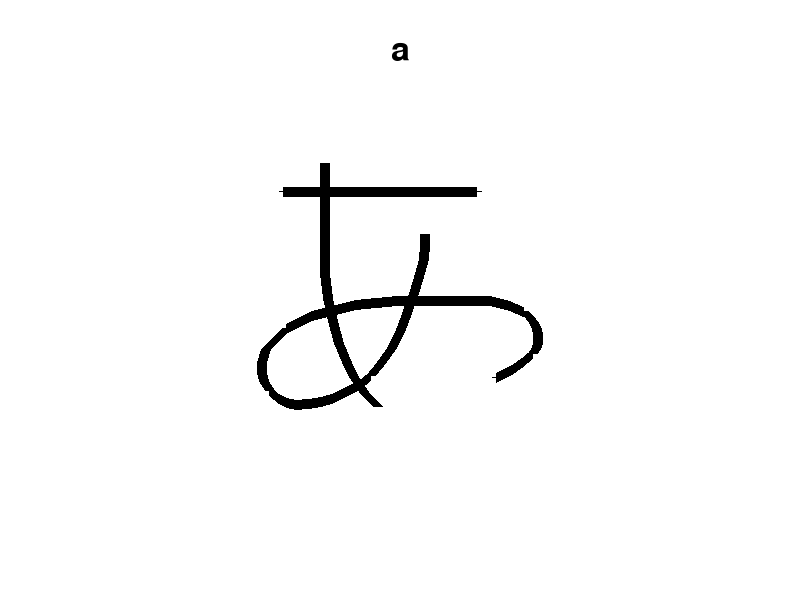
#> input picture data/hiragana/a_4.png, 800 x 600 px; its folder holds 3 pictures in this run
$ python data_learn.py
#> lines starting #> are read from the running program, lines starting #| are printed output that depends on the picture
"""
Date: 2/11/2025
Initial idea: create a panel that asks user to one write haragana/katakana and repeats
Subtasks:
- needs to write a ML model that learns haragana and katakana
- create a panel that collects hand written data to train the model
"""
import os
import numpy as np
import cv2
import joblib
import matplotlib.pyplot as plt
import seaborn as sns
from sklearn.svm import SVC
from sklearn.neighbors import KNeighborsClassifier
from sklearn.ensemble import RandomForestClassifier
from skimage.feature import hog
from sklearn.model_selection import train_test_split
from sklearn.metrics import confusion_matrix, classification_report

model_type = "rf"
char_type = ['hiragana', 'katakana']
data_dir = os.path.join('.', 'data', char_type[0])
X, y = [], []
labels = []
label_index = {}

from skimage.feature import hog
import cv2
import numpy as np

def preprocess_and_extract_hog(img_path, size=(32, 32)):
    img_gray = cv2.imread(img_path, cv2.IMREAD_GRAYSCALE)  # Convert to grayscale
    img_resized = cv2.resize(img_gray, size)  # Resize image
    img_normalized = img_resized / 255.0  # Normalize pixel values

    # Extract HOG features
    hog_features = hog(
        img_normalized,
        pixels_per_cell=(4, 4),  # Defines how small each cell is
        cells_per_block=(2, 2),  # Defines how features are grouped
        orientations=9,  # Number of gradient orientations
        block_norm='L2-Hys',
        visualize=False  # Set to True for visualization
    )

    return hog_features

for file in os.listdir(data_dir):
    if file.endswith('.png'):
        label = file.split('_')[0]  # Extract label from filename
        img_path = os.path.join(data_dir, file)

        # Read and preprocess image
        img = cv2.imread(img_path, cv2.IMREAD_GRAYSCALE)
#> img is the input picture: shape (600, 800); min 0, max 255, mean 249.5
        img = cv2.resize(img, (32, 32))  # Resize to fixed size
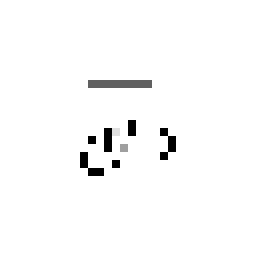
#> img: shape (32, 32) (shown 8 times larger); min 0, max 255, mean 249.9
        img = img.flatten() / 255.0  # Normalize and flatten
#> img = 1024 values, max 1 at index 0, min 0 at index 496, mean 0.98
        # img = preprocess_and_extract_hog(img_path)

        # Store data
        if label not in label_index:
            label_index[label] = len(labels)
            labels.append(label)

        X.append(img)
        y.append(label_index[label])
#> pass 2 of the loop `for file in os.listdir(data_dir):`:
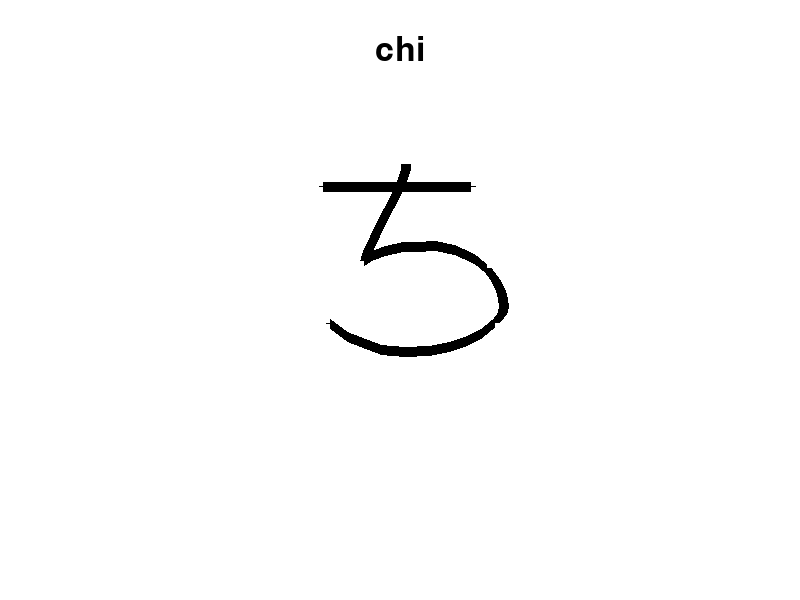
#> input picture data/hiragana/chi_2.png, 800 x 600 px
#> img is the input picture: shape (600, 800); min 0, max 255, mean 251.7
#> `img = cv2.resize(img, (32, 32))`:
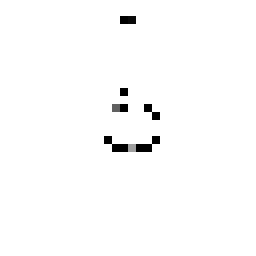
#> img: shape (32, 32) (shown 8 times larger); min 0, max 255, mean 251.8
#> `img = img.flatten() / 255.0`: img = 1024 values, max 1 at index 0, min 0 at index 367, mean 0.987
#> pass 3 of the loop `for file in os.listdir(data_dir):`:
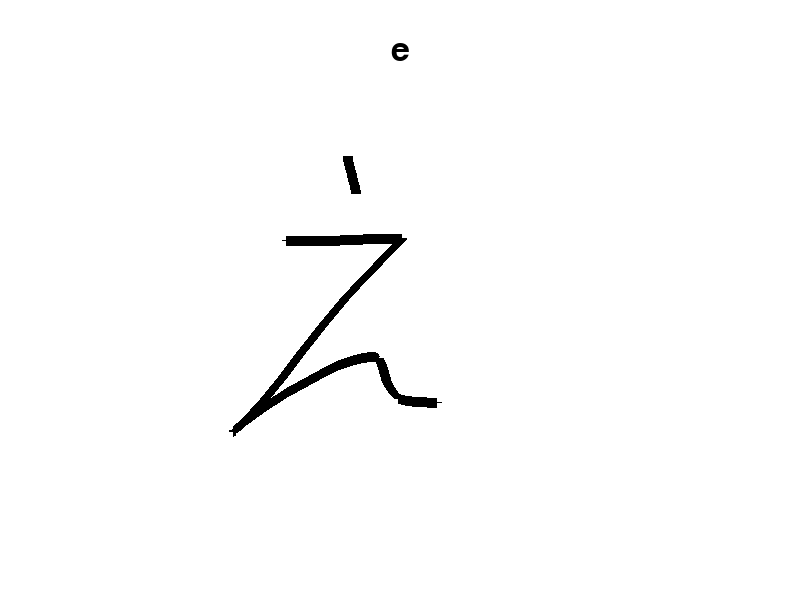
#> input picture data/hiragana/e_10.png, 800 x 600 px
#> img is the input picture: shape (600, 800); min 0, max 255, mean 252
#> `img = cv2.resize(img, (32, 32))`:
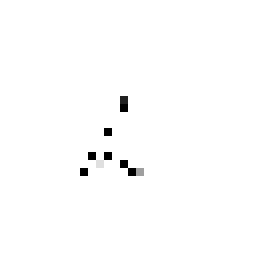
#> img: shape (32, 32) (shown 8 times larger); min 0, max 255, mean 252.9
#> `img = img.flatten() / 255.0`: img = 1024 values, max 1 at index 0, min 0 at index 431, mean 0.992

# Convert to numpy arrays
X = np.array(X)
y = np.array(y)

# Split into training and testing sets
#> (the run stopped early here; a loop or call above may not have finished)
